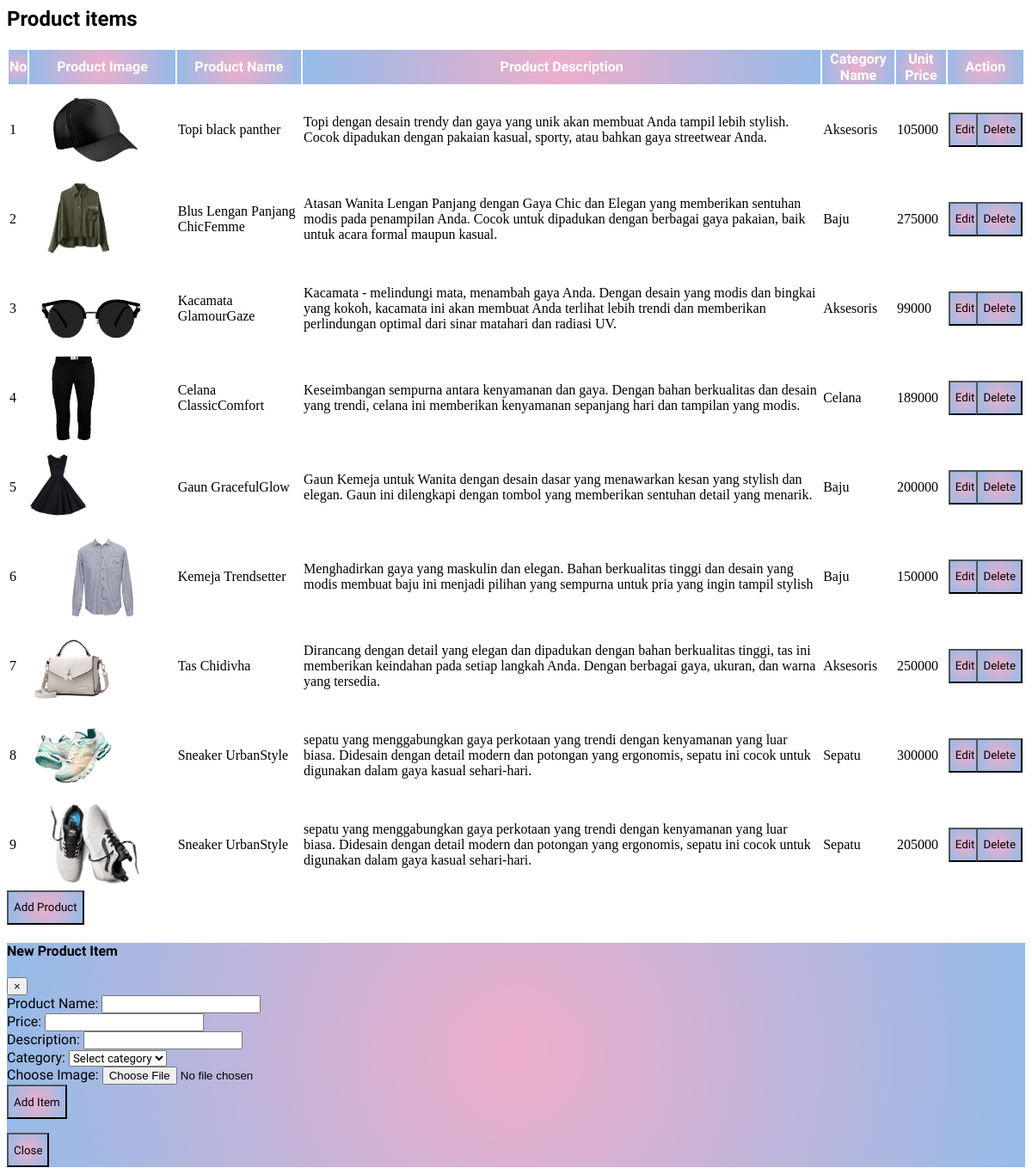
Screenshot of /adminView/viewAllProducts.php with the database file from the repository.
### tables this page shows
CREATE TABLE `product` (
  `product_id` int(11) NOT NULL,
  `product_name` varchar(200) NOT NULL,
  `product_desc` text NOT NULL,
  `product_image` varchar(255) NOT NULL,
  `price` int(11) NOT NULL,
  `category_id` int(11) NOT NULL,
  `uploaded_date` date NOT NULL DEFAULT current_timestamp()
);

CREATE TABLE `category` (
  `category_id` int(11) NOT NULL,
  `category_name` varchar(150) NOT NULL
);

### adminView/viewAllProducts.php (the view, shortened to what this page needs)
<div >
  <h2>Product items</h2>
  <table class="table ">
    <thead>
      <tr>
        <th class="text-center">No</th>
        <th class="text-center">Product Image</th>
        <th class="text-center">Product Name</th>
        <th class="text-center">Product Description</th>
        <th class="text-center">Category Name</th>
        <th class="text-center">Unit Price</th>
        <th class="text-center" colspan="2">Action</th>
      </tr>
    </thead>
    <?php
      include_once "../config/dbconnect.php";
      $sql="SELECT * from product, category WHERE product.category_id=category.category_id";
      $result=$conn-> query($sql);
      $count=1;
      if ($result-> num_rows > 0){
        while ($row=$result-> fetch_assoc()) {
    ?>
    <tr>
      <td><?=$count?></td>
      <td><img height='100px' src='<?=$row["product_image"]?>'></td>
      <td><?=$row["product_name"]?></td>
      <td><?=$row["product_desc"]?></td>
      <td><?=$row["category_name"]?></td>
      <td><?=$row["price"]?></td>
      <td><button class="btn btn-primary" style="height:40px" onclick="itemEditForm('<?=$row['product_id']?>')">Edit</button></td>
      <td><button class="btn btn-danger" style="height:40px" onclick="itemDelete('<?=$row['product_id']?>')">Delete</button></td>
      </tr>
      <?php
            $count=$count+1;
          }
        }
      ?>
  </table>
  <button type="button" class="btn btn-secondary " style="height:40px" data-toggle="modal" data-target="#myModal">
    Add Product
  </button>
  <div class="modal fade" id="myModal" role="dialog">
    <div class="modal-dialog">
      <div class="modal-content">
        <div class="modal-header">
          <h4 class="modal-title">New Product Item</h4>
          <button type="button" class="close" data-dismiss="modal">&times;</button>
        </div>
        <div class="modal-body">
          <form  enctype='multipart/form-data' onsubmit="addItems()" method="POST">
            <div class="form-group">
              <label for="name">Product Name:</label>
              <input type="text" class="form-control" id="p_name" required>
            </div>
            <div class="form-group">
              <label for="price">Price:</label>
              <input type="number" class="form-control" id="p_price" required>
            </div>
            <div class="form-group">
              <label for="qty">Description:</label>
              <input type="text" class="form-control" id="p_desc" required>
            </div>
            <div class="form-group">
              <label>Category:</label>
              <select id="category" >
                <option disabled selected>Select category</option>
              </select>
            </div>
            <div class="form-group">
                <label for="file">Choose Image:</label>
                <input type="file" class="form-control-file" id="file">
            </div>
            <div class="form-group">
              <button type="submit" class="btn btn-secondary" id="upload" style="height:40px">Add Item</button>
            </div>
          </form>
        </div>
        <div class="modal-footer">
          <button type="button" class="btn btn-default" data-dismiss="modal" style="height:40px">Close</button>
        </div>
      </div>
    </div>
  </div>
</div>

### adminView/viewAllProducts.php (style rules this page uses)
h2 { font-family: 'Belanosima', sans-serif; }
.table th { color:white; font-family: 'Belanosima', sans-serif; background: radial-gradient(circle, rgba(238,174,202,1) 0%, rgba(148,187,233,1) 100%); font-family: 'Belanosima', sans-serif; }
.btn-primary { background: rgb(238,174,202); background: radial-gradient(circle, rgba(238,174,202,1) 0%, rgba(148,187,233,1) 100%); font-family: 'Belanosima', sans-serif; margin-right:-10px; }
.btn-danger { background: rgb(238,174,202); background: radial-gradient(circle, rgba(238,174,202,1) 0%, rgba(148,187,233,1) 100%); font-family: 'Belanosima', sans-serif; }
.modal-content { background: rgb(238,174,202); background: radial-gradient(circle, rgba(238,174,202,1) 0%, rgba(148,187,233,1) 100%); }
.btn-secondary { background: rgb(238,174,202); background: radial-gradient(circle, rgba(238,174,202,1) 0%, rgba(148,187,233,1) 100%); font-family: 'Belanosima', sans-serif; }
.btn-default { background: rgb(238,174,202); background: radial-gradient(circle, rgba(238,174,202,1) 0%, rgba(148,187,233,1) 100%); font-family: 'Belanosima', sans-serif; }
.modal-content h4 { font-family: 'Belanosima', sans-serif; }
.form-group label { font-family: 'Belanosima', sans-serif; }
.form-group select { font-family: 'Belanosima', sans-serif; }

### rows the page displays
product: product_image (picture), product_name "Topi black panther", product_desc "Topi dengan desain trendy dan gaya yang unik akan membuat Anda tampil lebih stylish. Cocok dipadukan dengan pakaian kasual, sporty, atau bahkan gaya streetwear Anda.", category.category_name "Aksesoris", price "105000"
product: product_image (picture), product_name "Blus Lengan Panjang ChicFemme", product_desc "Atasan Wanita Lengan Panjang dengan Gaya Chic dan Elegan yang memberikan sentuhan modis pada penampilan Anda. Cocok untuk dipadukan dengan berbagai gaya pakaian, baik untuk acara formal maupun kasual.", category.category_name "Baju", price "275000"
product: product_image (picture), product_name "Kacamata GlamourGaze", product_desc "Kacamata - melindungi mata, menambah gaya Anda. Dengan desain yang modis dan bingkai yang kokoh, kacamata ini akan membuat Anda terlihat lebih trendi dan memberikan perlindungan optimal dari sinar matahari dan radiasi UV.", category.category_name "Aksesoris", price "99000"
product: product_image (picture), product_name "Celana ClassicComfort", product_desc "Keseimbangan sempurna antara kenyamanan dan gaya. Dengan bahan berkualitas dan desain yang trendi, celana ini memberikan kenyamanan sepanjang hari dan tampilan yang modis.", category.category_name "Celana", price "189000"
product: product_image (picture), product_name "Gaun GracefulGlow", product_desc "Gaun Kemeja untuk Wanita dengan desain dasar yang menawarkan kesan yang stylish dan elegan. Gaun ini dilengkapi dengan tombol yang memberikan sentuhan detail yang menarik.", category.category_name "Baju", price "200000"
product: product_image (picture), product_name "Kemeja Trendsetter", product_desc "Menghadirkan gaya yang maskulin dan elegan. Bahan berkualitas tinggi dan desain yang modis membuat baju ini menjadi pilihan yang sempurna untuk pria yang ingin tampil stylish", category.category_name "Baju", price "150000"
product: product_image (picture), product_name "Tas Chidivha", product_desc "Dirancang dengan detail yang elegan dan dipadukan dengan bahan berkualitas tinggi, tas ini memberikan keindahan pada setiap langkah Anda. Dengan berbagai gaya, ukuran, dan warna yang tersedia.", category.category_name "Aksesoris", price "250000"
product: product_image (picture), product_name "Sneaker UrbanStyle", product_desc "sepatu yang menggabungkan gaya perkotaan yang trendi dengan kenyamanan yang luar biasa. Didesain dengan detail modern dan potongan yang ergonomis, sepatu ini cocok untuk digunakan dalam gaya kasual sehari-hari.", category.category_name "Sepatu", price "300000"
product: product_image (picture), product_name "Sneaker UrbanStyle", product_desc "sepatu yang menggabungkan gaya perkotaan yang trendi dengan kenyamanan yang luar biasa. Didesain dengan detail modern dan potongan yang ergonomis, sepatu ini cocok untuk digunakan dalam gaya kasual sehari-hari.", category.category_name "Sepatu", price "205000"
